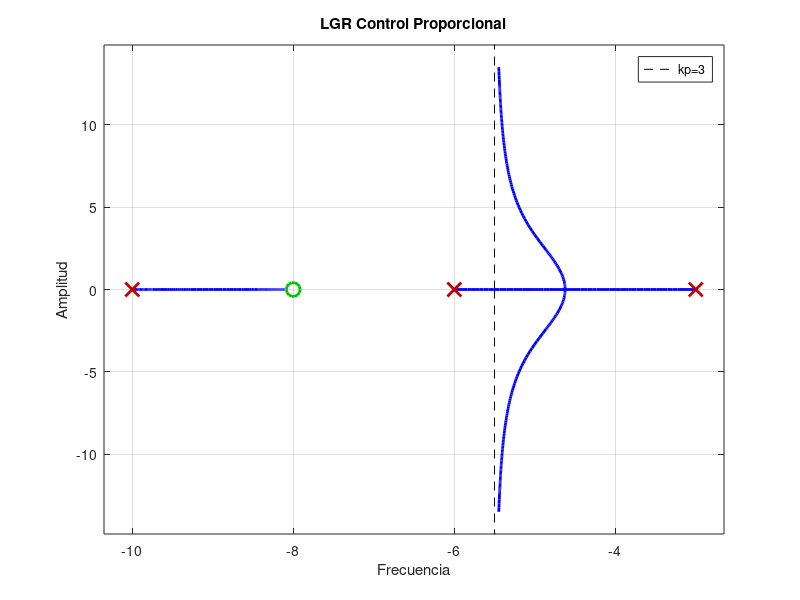
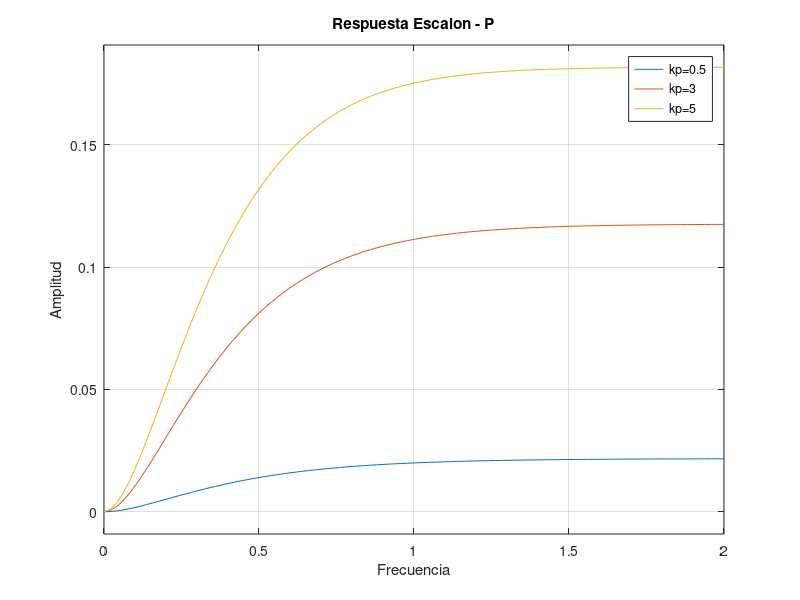

These charts were generated, in order, by the following MATLAB code: (Note: this script raises an error after producing the figures.)
%% inciso b) Controlador PROPORCIONAL
clc

z = -8;
p = [-3 -6 -10];
H = [1];                        % realimentación unitaria
[num, den] = zp2tf(z, p, 1);
Gp = tf(num, den);              % FT de la Planta

kp = 1;
Gc = tf(kp);                    % FT del controlador proporcional

FTLA = Gc * Gp;                 % Para hacer el LG 

figure(1)
rlocus(FTLA)
    title('LGR Control Proporcional')
    ylabel('Amplitud')
    xlabel('Frecuencia')
    legend('kp=3')
    % sistema estable, al estar los polos (en LA) a la izquierda del eje imaginario
    % posee 3 polos y 1 cero
    % las ramas empiezan en los polos y terminan en los ceros, tiene 3 ramas en LA
    % posee un punto de desprendimiento, saliendo al eje imaginario

%---- Salida del sistema variando el Controlador Proporcional ----
kp = 0.5;
Gc = tf(kp);
FTLC1 = feedback(Gc*Gp, H); % cierra el lazo de control y calcula la FTLC

kp = 3;
Gc = tf(kp);
FTLC2 = feedback(Gc*Gp, H);

kp = 5;
Gc = tf(kp);
FTLC3 = feedback(Gc*Gp, H);

figure(2)
step(FTLC1, FTLC2, FTLC3)
    ylabel('Amplitud')
    xlabel('Frecuencia')
    title('Respuesta Escalon - P')
    legend('kp=0.5', 'kp=3', 'kp=5')

%% inciso c)
z = '';
p = [-3 -6 -10];
H = 1;
[num, den] = zp2tf(z,p,H);
Gp = tf(num, den);

kp = 1;
Ti = 1;     % prueba
Td = 0.5;   % prueba

num = [kp*Td*Ti kp*Ti kp];
den = [Ti 0];
GcPID = tf(num, den);
FTLAPID = GcPID * Gp;
FTLC = feedback(FTLAPID, H)

figure(1)
step(FTLC)
    ylabel('Amplitud')
    xlabel('Tiempo')
    legend('kp=1 | Ti=1 | Td=0.5')
    ylim([0 2])

%-----variando los parametros IyD-----
Td = 0.1;
num = [kp*Td*Ti kp*Ti kp];
den = [Ti 0];
GcPID = tf(num, den);
FTLC1 = feedback(GcPID*Gp, H);

Td = 2;
num = [kp*Td*Ti kp*Ti kp];
den = [Ti 0];
GcPID2 = tf(num, den);
FTLC2 = feedback(GcPID2*Gp, H);

Td = 3;
num = [kp*Td*Ti kp*Ti kp];
den = [Ti 0];
GcPID3 = tf(num, den);
FTLC3 = feedback(GcPID3*Gp, H);

figure(2)
    step(FTLC1, 'g', FTLC2, 'b',FTLC3, 'r')
    xlim([-1 10]);
    title('Controlador Proporcional Integral Derivativo (PID)')
    legend('C(t) Td=0.1', 'C(t) Td=2', 'C(t) Td=3')
